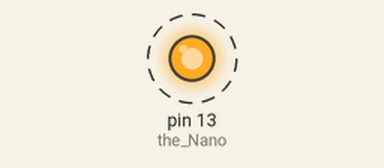
A sketch run on a simulated Arduino Nano, built with avr-gcc and run on an emulated ATmega328P. On the bench: output pins drawn as LEDs (lit = HIGH). Dashed ring = blinking. What the sketch prints to the serial monitor is not drawn.

Above: at 0.2 s.
Timing chart, 0 to 3.0 s (numbered marks = the images above):
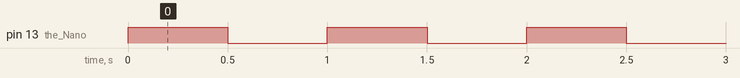

The sketch:

Pip_Step1_Blink.ino
```cpp
// Pip Step 1: blink test. The small orange light on my Nano blinks.
void setup() {                      // runs once when the Nano turns on
  pinMode(LED_BUILTIN, OUTPUT);     // the Nano's own light sends power out
  Serial.begin(9600);               // lets the Nano send text to my computer
}                                   // end of setup

void loop() {                       // runs over and over
  digitalWrite(LED_BUILTIN, HIGH);  // light on
  delay(500);                       // wait half a second
  digitalWrite(LED_BUILTIN, LOW);   // light off
  delay(500);                       // wait half a second
  Serial.println("Pip is alive");   // print a message to the Serial Monitor
}                                   // end of loop
```

Measured:
- by itself, pin 13 (the_Nano): alternates HIGH for 0.50 s and LOW for 0.50 s
